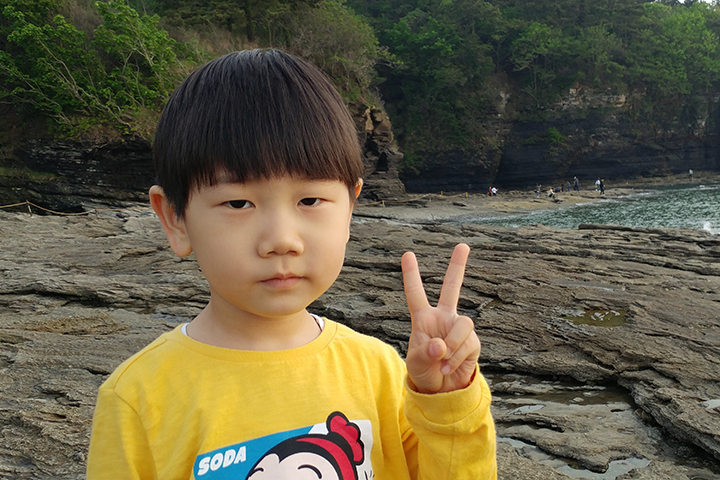
#> input picture data2/kids1.png, 720 x 480 px, found by its file name
$ python ex_warpAffine.py
#> lines starting #> are read from the running program, lines starting #| are printed output that depends on the picture
import cv2, sys
import numpy as np
import math

def translate(src, x_move, y_move):
    # 이미지의 이동 변환 x-> 200, y->100만큼 이동
    # 이동변환 행렬 생성
    h, w = src.shape[:2]
    aff = np.array([[1, 0, x_move],[0, 1, y_move]], dtype = np.float32)
    # 변환후에 출력되는 배열의 크기 (입력되는 배열의 크기 그래도 출력)
    dst = cv2.warpAffine(src, aff, (w + x_move, h + y_move))
    return dst

def shear(src, x_shear=0, y_shear=0):
    h, w = src.shape[:2]
    if x_shear>0 and y_shear==0:
        aff = np.array([[1, x_shear,0],[0,1,0]],dtype=np.float32)
        dst = cv2.warpAffine(src,aff, (w+ int(h*x_shear), h))
    elif y_shear > 0 and x_shear==0:
        aff = np.array([[1, 0,0],[0,y_shear,0]],dtype=np.float32)
        dst = cv2.warpAffine(src,aff, (w, h + int(w*y_shear)))

    return dst

def scale(src, x_scale, y_scale):
    h, w = src.shape[:2]
    aff = np.array([[x_scale, 0, 0],[0, y_scale, 0]], dtype = np.float32)
    dst = cv2.warpAffine(src, aff, (int(w*x_scale),int(h*y_scale)))
    return dst

def rotate(src, rad):
    aff = np.array([[np.cos(rad), np.sin(rad), 0],
                    [-np.sin(rad), np.cos(rad), 0]], dtype=np.float32)
    dst = cv2.warpAffine(src,aff,(0,0))
    return dst

def rotate2(src,angle):
    h,w = src.shape[:2]
    # 튜플로 centerPt를 저장
    centerPt = (w//2,h//2)
    # getRotationMatrix2D가 변환행렬을 만들어줌
    rot = cv2.getRotationMatrix2D(centerPt, angle, 1)
    dst = cv2.warpAffine(src, rot, (w,h))
    return dst


src = cv2.imread(r'data2\kids1.png')
#> src is the input picture: shape (480, 720, 3); mean B, G, R 67.8, 93.2, 100.5

if src is None:
    sys.exit('Image load failed')

dst1 = cv2.resize(src, (0,0), fx=4, fy=4, interpolation=cv2.INTER_CUBIC)
dst2 = cv2.resize(src, (0,0), fx=4, fy=4, interpolation=cv2.INTER_NEAREST)
dst3 = cv2.resize(src, (0,0), fx=4, fy=4, interpolation=cv2.INTER_LANCZOS4)

# [8 lines of commented-out code are left out]

angle = 20
rad = angle*math.pi/180
dst4 = rotate(src, rad)
#> in rotate, `dst = cv2.warpAffine(src,aff,(0,0))`:
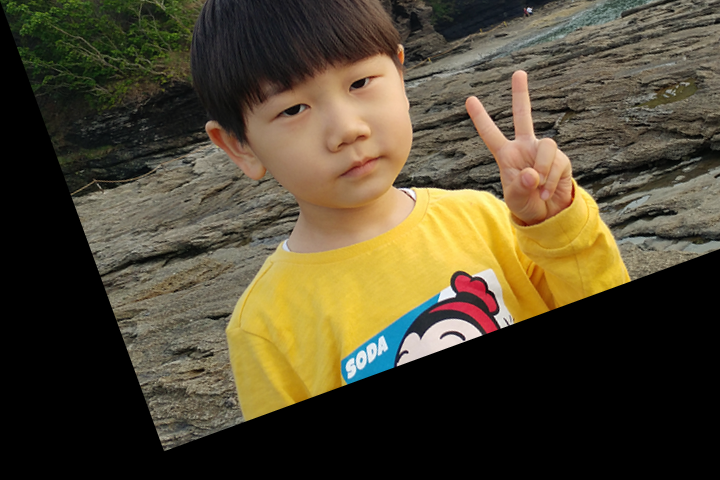
#> dst: shape (480, 720, 3); mean B, G, R 48.9, 71.2, 80.5
dst5 = rotate2(src, angle)
#> in rotate2, `dst = cv2.warpAffine(src, rot, (w,h))`:
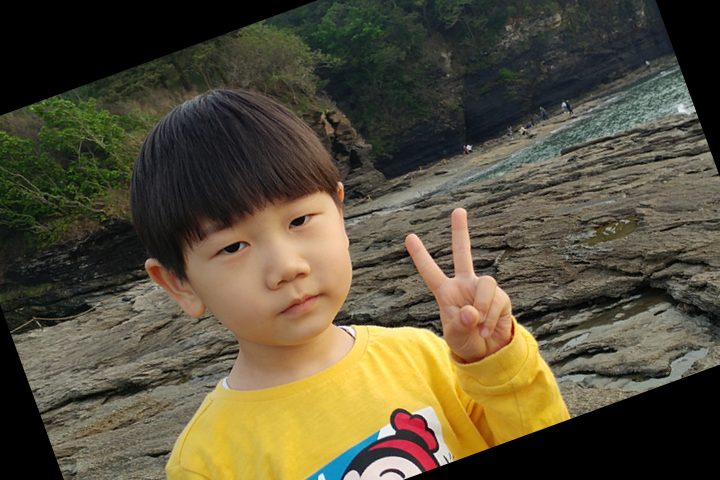
#> dst: shape (480, 720, 3); mean B, G, R 58.5, 80.3, 88.1

cv2.imshow('rotate',dst4)
cv2.imshow('rotate_centerPt',dst5)
cv2.waitKey()
cv2.destroyAllWindows()

$ run again, with data2/kids2.png copied over data2/kids1.png
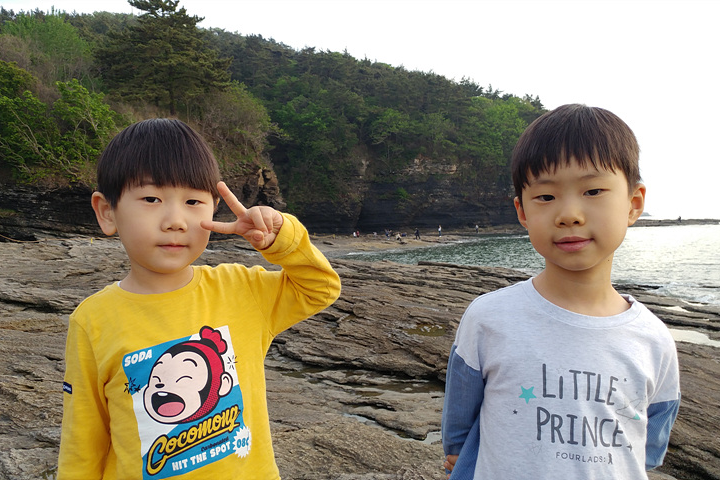
#> input picture data2/kids2.png, 720 x 480 px, found by its file name
#> src is the input picture: shape (480, 720, 3); mean B, G, R 116.2, 133.8, 140.6
#> in rotate, `dst = cv2.warpAffine(src,aff,(0,0))`:
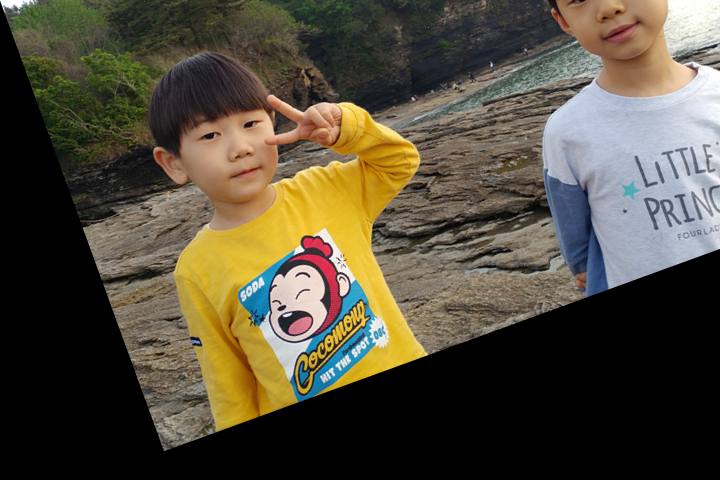
#> dst: shape (480, 720, 3); mean B, G, R 60.1, 76.2, 83
#> in rotate2, `dst = cv2.warpAffine(src, rot, (w,h))`:
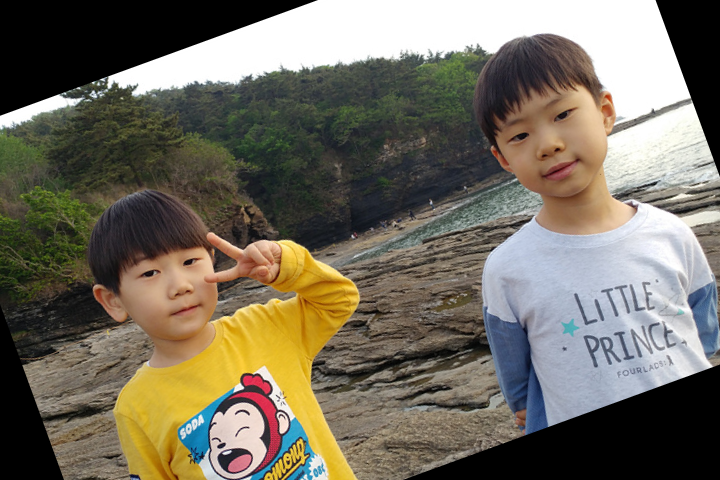
#> dst: shape (480, 720, 3); mean B, G, R 96, 110, 116.2

$ run again, with data2/apple1.png copied over data2/kids1.png
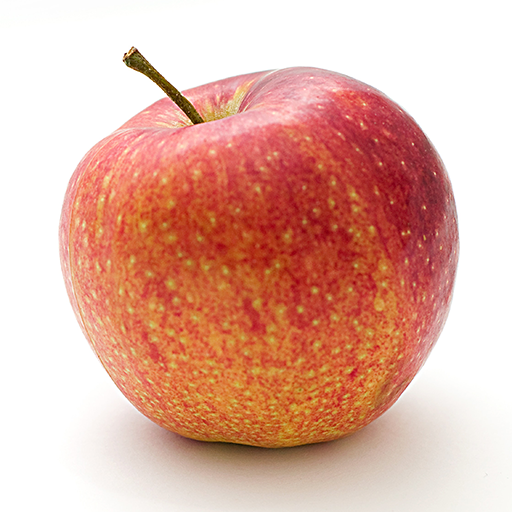
#> input picture data2/apple1.png, 512 x 512 px, found by its file name
#> src is the input picture: shape (512, 512, 3); mean B, G, R 163.1, 177.7, 225.5
#> in rotate, `dst = cv2.warpAffine(src,aff,(0,0))`:
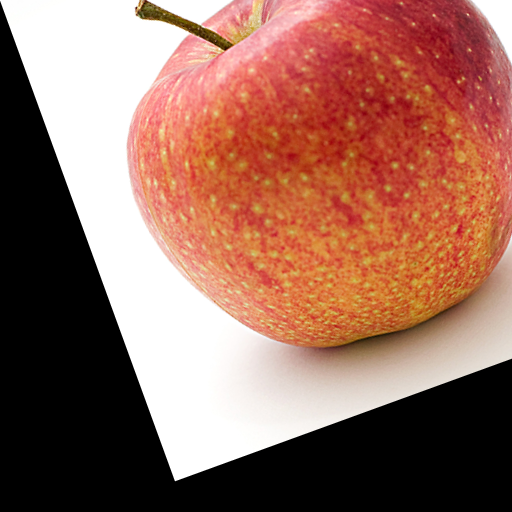
#> dst: shape (512, 512, 3); mean B, G, R 93.2, 107.4, 151.9
#> in rotate2, `dst = cv2.warpAffine(src, rot, (w,h))`:
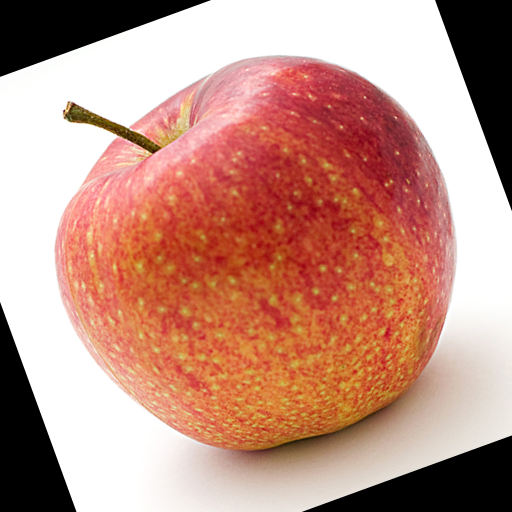
#> dst: shape (512, 512, 3); mean B, G, R 132.2, 146.6, 194.3
